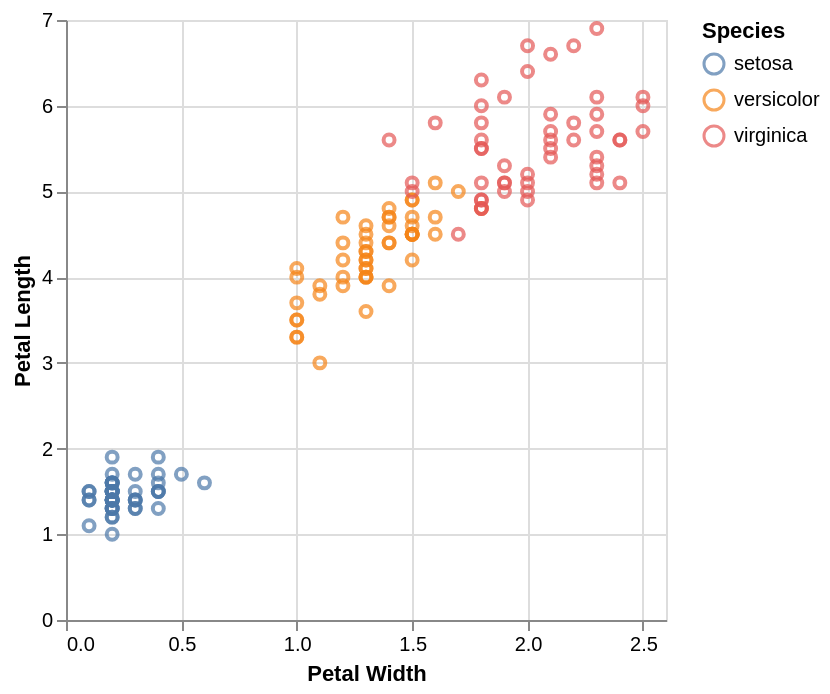

Notebook code for this chart:
### Code cell
alt.Chart(df).mark_point().encode(
    x=alt.X('petalWidth').title("Petal Width"),
    y=alt.Y('petalLength').title("Petal Length"),
    color=alt.Color('species').title("Species")
)

### Figure 1 — Vega-Lite specification as saved in the notebook (floating-point values rounded to 4 significant figures; data arrays with more than 128 entries replaced by an {"elided": "..."} marker saying what was removed)
{"config": {"view": {"continuousWidth": 300, "continuousHeight": 300}}, "data": {"name": "data-0fd1d5721890c651a37fd5fbdec1660c"}, "mark": {"type": "point"}, "encoding": {"color": {"field": "species", "title": "Species", "type": "nominal"}, "x": {"field": "petalWidth", "title": "Petal Width", "type": "quantitative"}, "y": {"field": "petalLength", "title": "Petal Length", "type": "quantitative"}}, "$schema": "https://vega.github.io/schema/vega-lite/v5.20.1.json", "datasets": {"data-0fd1d5721890c651a37fd5fbdec1660c": {"elided": "150 records"}}}
